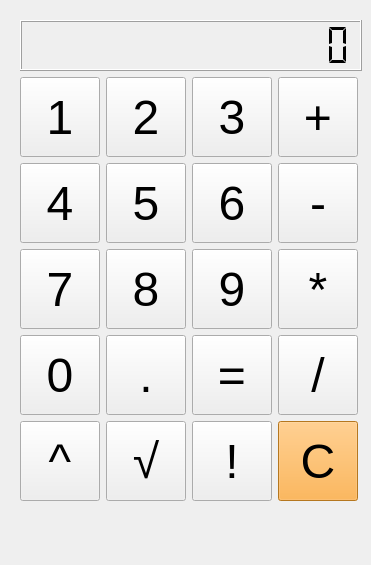
<?xml version="1.0" encoding="UTF-8"?>
<ui version="4.0">
 <class>Form</class>
 <widget class="QWidget" name="Form">
  <property name="geometry">
   <rect>
    <x>0</x>
    <y>0</y>
    <width>371</width>
    <height>565</height>
   </rect>
  </property>
  <property name="windowTitle">
   <string>Form</string>
  </property>
  <widget class="QWidget" name="layoutWidget">
   <property name="geometry">
    <rect>
     <x>20</x>
     <y>20</y>
     <width>342</width>
     <height>481</height>
    </rect>
   </property>
   <layout class="QVBoxLayout" name="verticalLayout">
    <item>
     <widget class="QLCDNumber" name="table">
      <property name="layoutDirection">
       <enum>Qt::LeftToRight</enum>
      </property>
      <property name="smallDecimalPoint">
       <bool>false</bool>
      </property>
      <property name="digitCount">
       <number>15</number>
      </property>
      <property name="segmentStyle">
       <enum>QLCDNumber::Flat</enum>
      </property>
      <property name="value" stdset="0">
       <double>0.000000000000000</double>
      </property>
      <property name="intValue" stdset="0">
       <number>0</number>
      </property>
     </widget>
    </item>
    <item>
     <layout class="QGridLayout" name="gridLayout">
      <item row="2" column="1">
       <widget class="QPushButton" name="btn8">
        <property name="minimumSize">
         <size>
          <width>80</width>
          <height>80</height>
         </size>
        </property>
        <property name="maximumSize">
         <size>
          <width>80</width>
          <height>80</height>
         </size>
        </property>
        <property name="font">
         <font>
          <family>Helvetica</family>
          <pointsize>36</pointsize>
         </font>
        </property>
        <property name="text">
         <string>8</string>
        </property>
        <attribute name="buttonGroup">
         <string notr="true">buttonGroup_digits</string>
        </attribute>
       </widget>
      </item>
      <item row="0" column="1">
       <widget class="QPushButton" name="btn2">
        <property name="minimumSize">
         <size>
          <width>80</width>
          <height>80</height>
         </size>
        </property>
        <property name="maximumSize">
         <size>
          <width>80</width>
          <height>80</height>
         </size>
        </property>
        <property name="font">
         <font>
          <family>Helvetica</family>
          <pointsize>36</pointsize>
         </font>
        </property>
        <property name="text">
         <string>2</string>
        </property>
        <attribute name="buttonGroup">
         <string notr="true">buttonGroup_digits</string>
        </attribute>
       </widget>
      </item>
      <item row="0" column="3">
       <widget class="QPushButton" name="btn_plus">
        <property name="minimumSize">
         <size>
          <width>80</width>
          <height>80</height>
         </size>
        </property>
        <property name="maximumSize">
         <size>
          <width>80</width>
          <height>80</height>
         </size>
        </property>
        <property name="font">
         <font>
          <family>Helvetica</family>
          <pointsize>36</pointsize>
         </font>
        </property>
        <property name="text">
         <string>+</string>
        </property>
        <attribute name="buttonGroup">
         <string notr="true">buttonGroup_binary</string>
        </attribute>
       </widget>
      </item>
      <item row="3" column="2">
       <widget class="QPushButton" name="btn_eq">
        <property name="minimumSize">
         <size>
          <width>80</width>
          <height>80</height>
         </size>
        </property>
        <property name="maximumSize">
         <size>
          <width>80</width>
          <height>80</height>
         </size>
        </property>
        <property name="font">
         <font>
          <family>Helvetica</family>
          <pointsize>36</pointsize>
         </font>
        </property>
        <property name="text">
         <string>=</string>
        </property>
       </widget>
      </item>
      <item row="3" column="0">
       <widget class="QPushButton" name="btn0">
        <property name="minimumSize">
         <size>
          <width>80</width>
          <height>80</height>
         </size>
        </property>
        <property name="maximumSize">
         <size>
          <width>80</width>
          <height>80</height>
         </size>
        </property>
        <property name="font">
         <font>
          <family>Helvetica</family>
          <pointsize>36</pointsize>
         </font>
        </property>
        <property name="text">
         <string>0</string>
        </property>
        <attribute name="buttonGroup">
         <string notr="true">buttonGroup_digits</string>
        </attribute>
       </widget>
      </item>
      <item row="3" column="3">
       <widget class="QPushButton" name="btn_div">
        <property name="minimumSize">
         <size>
          <width>80</width>
          <height>80</height>
         </size>
        </property>
        <property name="maximumSize">
         <size>
          <width>80</width>
          <height>80</height>
         </size>
        </property>
        <property name="font">
         <font>
          <family>Helvetica</family>
          <pointsize>36</pointsize>
         </font>
        </property>
        <property name="text">
         <string>/</string>
        </property>
        <attribute name="buttonGroup">
         <string notr="true">buttonGroup_binary</string>
        </attribute>
       </widget>
      </item>
      <item row="0" column="0">
       <widget class="QPushButton" name="btn1">
        <property name="minimumSize">
         <size>
          <width>80</width>
          <height>80</height>
         </size>
        </property>
        <property name="maximumSize">
         <size>
          <width>80</width>
          <height>80</height>
         </size>
        </property>
        <property name="font">
         <font>
          <family>Helvetica</family>
          <pointsize>36</pointsize>
         </font>
        </property>
        <property name="text">
         <string>1</string>
        </property>
        <attribute name="buttonGroup">
         <string notr="true">buttonGroup_digits</string>
        </attribute>
       </widget>
      </item>
      <item row="2" column="2">
       <widget class="QPushButton" name="btn9">
        <property name="minimumSize">
         <size>
          <width>80</width>
          <height>80</height>
         </size>
        </property>
        <property name="maximumSize">
         <size>
          <width>80</width>
          <height>80</height>
         </size>
        </property>
        <property name="font">
         <font>
          <family>Helvetica</family>
          <pointsize>36</pointsize>
         </font>
        </property>
        <property name="text">
         <string>9</string>
        </property>
        <attribute name="buttonGroup">
         <string notr="true">buttonGroup_digits</string>
        </attribute>
       </widget>
      </item>
      <item row="3" column="1">
       <widget class="QPushButton" name="btn_dot">
        <property name="minimumSize">
         <size>
          <width>80</width>
          <height>80</height>
         </size>
        </property>
        <property name="maximumSize">
         <size>
          <width>80</width>
          <height>80</height>
         </size>
        </property>
        <property name="font">
         <font>
          <family>Helvetica</family>
          <pointsize>36</pointsize>
         </font>
        </property>
        <property name="text">
         <string>.</string>
        </property>
       </widget>
      </item>
      <item row="0" column="2">
       <widget class="QPushButton" name="btn3">
        <property name="minimumSize">
         <size>
          <width>80</width>
          <height>80</height>
         </size>
        </property>
        <property name="maximumSize">
         <size>
          <width>80</width>
          <height>80</height>
         </size>
        </property>
        <property name="font">
         <font>
          <family>Helvetica</family>
          <pointsize>36</pointsize>
         </font>
        </property>
        <property name="text">
         <string>3</string>
        </property>
        <attribute name="buttonGroup">
         <string notr="true">buttonGroup_digits</string>
        </attribute>
       </widget>
      </item>
      <item row="1" column="0">
       <widget class="QPushButton" name="btn4">
        <property name="minimumSize">
         <size>
          <width>80</width>
          <height>80</height>
         </size>
        </property>
        <property name="maximumSize">
         <size>
          <width>80</width>
          <height>80</height>
         </size>
        </property>
        <property name="font">
         <font>
          <family>Helvetica</family>
          <pointsize>36</pointsize>
         </font>
        </property>
        <property name="text">
         <string>4</string>
        </property>
        <attribute name="buttonGroup">
         <string notr="true">buttonGroup_digits</string>
        </attribute>
       </widget>
      </item>
      <item row="1" column="1">
       <widget class="QPushButton" name="btn5">
        <property name="minimumSize">
         <size>
          <width>80</width>
          <height>80</height>
         </size>
        </property>
        <property name="maximumSize">
         <size>
          <width>80</width>
          <height>80</height>
         </size>
        </property>
        <property name="font">
         <font>
          <family>Helvetica</family>
          <pointsize>36</pointsize>
         </font>
        </property>
        <property name="text">
         <string>5</string>
        </property>
        <attribute name="buttonGroup">
         <string notr="true">buttonGroup_digits</string>
        </attribute>
       </widget>
      </item>
      <item row="2" column="0">
       <widget class="QPushButton" name="btn7">
        <property name="minimumSize">
         <size>
          <width>80</width>
          <height>80</height>
         </size>
        </property>
        <property name="maximumSize">
         <size>
          <width>80</width>
          <height>80</height>
         </size>
        </property>
        <property name="font">
         <font>
          <family>Helvetica</family>
          <pointsize>36</pointsize>
         </font>
        </property>
        <property name="text">
         <string>7</string>
        </property>
        <attribute name="buttonGroup">
         <string notr="true">buttonGroup_digits</string>
        </attribute>
       </widget>
      </item>
      <item row="1" column="2">
       <widget class="QPushButton" name="btn6">
        <property name="minimumSize">
         <size>
          <width>80</width>
          <height>80</height>
         </size>
        </property>
        <property name="maximumSize">
         <size>
          <width>80</width>
          <height>80</height>
         </size>
        </property>
        <property name="font">
         <font>
          <family>Helvetica</family>
          <pointsize>36</pointsize>
         </font>
        </property>
        <property name="text">
         <string>6</string>
        </property>
        <attribute name="buttonGroup">
         <string notr="true">buttonGroup_digits</string>
        </attribute>
       </widget>
      </item>
      <item row="1" column="3">
       <widget class="QPushButton" name="btn_minus">
        <property name="minimumSize">
         <size>
          <width>80</width>
          <height>80</height>
         </size>
        </property>
        <property name="maximumSize">
         <size>
          <width>80</width>
          <height>80</height>
         </size>
        </property>
        <property name="font">
         <font>
          <family>Helvetica</family>
          <pointsize>36</pointsize>
         </font>
        </property>
        <property name="text">
         <string>-</string>
        </property>
        <attribute name="buttonGroup">
         <string notr="true">buttonGroup_binary</string>
        </attribute>
       </widget>
      </item>
      <item row="2" column="3">
       <widget class="QPushButton" name="btn_mult">
        <property name="minimumSize">
         <size>
          <width>80</width>
          <height>80</height>
         </size>
        </property>
        <property name="maximumSize">
         <size>
          <width>80</width>
          <height>80</height>
         </size>
        </property>
        <property name="font">
         <font>
          <family>Helvetica</family>
          <pointsize>36</pointsize>
         </font>
        </property>
        <property name="text">
         <string>*</string>
        </property>
        <attribute name="buttonGroup">
         <string notr="true">buttonGroup_binary</string>
        </attribute>
       </widget>
      </item>
      <item row="4" column="0">
       <widget class="QPushButton" name="btn_pow">
        <property name="minimumSize">
         <size>
          <width>80</width>
          <height>80</height>
         </size>
        </property>
        <property name="maximumSize">
         <size>
          <width>80</width>
          <height>80</height>
         </size>
        </property>
        <property name="font">
         <font>
          <family>Helvetica</family>
          <pointsize>36</pointsize>
         </font>
        </property>
        <property name="text">
         <string>^</string>
        </property>
        <attribute name="buttonGroup">
         <string notr="true">buttonGroup_binary</string>
        </attribute>
       </widget>
      </item>
      <item row="4" column="1">
       <widget class="QPushButton" name="btn_sqrt">
        <property name="minimumSize">
         <size>
          <width>80</width>
          <height>80</height>
         </size>
        </property>
        <property name="maximumSize">
         <size>
          <width>80</width>
          <height>80</height>
         </size>
        </property>
        <property name="font">
         <font>
          <family>Helvetica</family>
          <pointsize>36</pointsize>
         </font>
        </property>
        <property name="text">
         <string>√</string>
        </property>
       </widget>
      </item>
      <item row="4" column="2">
       <widget class="QPushButton" name="btn_fact">
        <property name="minimumSize">
         <size>
          <width>80</width>
          <height>80</height>
         </size>
        </property>
        <property name="maximumSize">
         <size>
          <width>80</width>
          <height>80</height>
         </size>
        </property>
        <property name="font">
         <font>
          <family>Helvetica</family>
          <pointsize>36</pointsize>
         </font>
        </property>
        <property name="text">
         <string>!</string>
        </property>
       </widget>
      </item>
      <item row="4" column="3">
       <widget class="QPushButton" name="btn_clear">
        <property name="minimumSize">
         <size>
          <width>80</width>
          <height>80</height>
         </size>
        </property>
        <property name="maximumSize">
         <size>
          <width>80</width>
          <height>80</height>
         </size>
        </property>
        <property name="font">
         <font>
          <family>Helvetica</family>
          <pointsize>36</pointsize>
         </font>
        </property>
        <property name="styleSheet">
         <string notr="true">background-color: rgb(254, 166, 43);</string>
        </property>
        <property name="text">
         <string>С</string>
        </property>
       </widget>
      </item>
     </layout>
    </item>
   </layout>
  </widget>
 </widget>
 <resources/>
 <connections/>
 <buttongroups>
  <buttongroup name="buttonGroup_binary"/>
  <buttongroup name="buttonGroup_digits"/>
 </buttongroups>
</ui>
